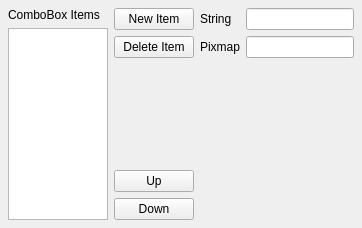
              <widget class="QWidget" name="page5" >
               <layout class="QHBoxLayout" >
                <property name="margin" >
                 <number>8</number>
                </property>
                <property name="spacing" >
                 <number>6</number>
                </property>
                <item>
                 <layout class="QVBoxLayout" >
                  <property name="margin" >
                   <number>0</number>
                  </property>
                  <property name="spacing" >
                   <number>6</number>
                  </property>
                  <item>
                   <widget class="QLabel" name="label_3_2" >
                    <property name="text" >
                     <string>&lt;html>&lt;head>&lt;meta name="qrichtext" content="1" />&lt;/head>&lt;body style=" white-space: pre-wrap; font-family:MS Shell Dlg; font-weight:400; font-style:normal; text-decoration:none;">&lt;p style=" margin-top:0px; margin-bottom:0px; margin-left:0px; margin-right:0px; -qt-block-indent:0; text-indent:0px;">ComboBox Items&lt;/p>&lt;/body>&lt;/html></string>
                    </property>
                   </widget>
                  </item>
                  <item>
                   <widget class="QListWidget" name="listWidget_2" >
                    <property name="maximumSize" >
                     <size>
                      <width>100</width>
                      <height>16777215</height>
                     </size>
                    </property>
                   </widget>
                  </item>
                 </layout>
                </item>
                <item>
                 <layout class="QVBoxLayout" >
                  <property name="margin" >
                   <number>0</number>
                  </property>
                  <property name="spacing" >
                   <number>6</number>
                  </property>
                  <item>
                   <widget class="QPushButton" name="pushButton_5" >
                    <property name="text" >
                     <string>New Item</string>
                    </property>
                   </widget>
                  </item>
                  <item>
                   <widget class="QPushButton" name="pushButton_2_2" >
                    <property name="text" >
                     <string>Delete Item</string>
                    </property>
                   </widget>
                  </item>
                  <item>
                   <spacer>
                    <property name="orientation" >
                     <enum>Qt::Vertical</enum>
                    </property>
                    <property name="sizeHint" >
                     <size>
                      <width>20</width>
                      <height>40</height>
                     </size>
                    </property>
                   </spacer>
                  </item>
                  <item>
                   <widget class="QPushButton" name="pushButton_3_2" >
                    <property name="text" >
                     <string>Up</string>
                    </property>
                   </widget>
                  </item>
                  <item>
                   <widget class="QPushButton" name="pushButton_4_2" >
                    <property name="text" >
                     <string>Down</string>
                    </property>
                   </widget>
                  </item>
                 </layout>
                </item>
                <item>
                 <layout class="QVBoxLayout" >
                  <property name="margin" >
                   <number>0</number>
                  </property>
                  <property name="spacing" >
                   <number>6</number>
                  </property>
                  <item>
                   <layout class="QGridLayout" >
                    <property name="margin" >
                     <number>0</number>
                    </property>
                    <property name="spacing" >
                     <number>6</number>
                    </property>
                    <item row="0" column="0" >
                     <widget class="QLabel" name="label_4_2" >
                      <property name="text" >
                       <string>&lt;html>&lt;head>&lt;meta name="qrichtext" content="1" />&lt;/head>&lt;body style=" white-space: pre-wrap; font-family:MS Shell Dlg; font-weight:400; font-style:normal; text-decoration:none;">&lt;p style=" margin-top:0px; margin-bottom:0px; margin-left:0px; margin-right:0px; -qt-block-indent:0; text-indent:0px;">String&lt;/p>&lt;/body>&lt;/html></string>
                      </property>
                     </widget>
                    </item>
                    <item row="1" column="1" >
                     <widget class="QLineEdit" name="lineEdit_6_2" />
                    </item>
                    <item row="0" column="1" >
                     <widget class="QLineEdit" name="lineEdit_5_2" />
                    </item>
                    <item row="1" column="0" >
                     <widget class="QLabel" name="label_5_2" >
                      <property name="text" >
                       <string>&lt;html>&lt;head>&lt;meta name="qrichtext" content="1" />&lt;/head>&lt;body style=" white-space: pre-wrap; font-family:MS Shell Dlg; font-weight:400; font-style:normal; text-decoration:none;">&lt;p style=" margin-top:0px; margin-bottom:0px; margin-left:0px; margin-right:0px; -qt-block-indent:0; text-indent:0px;">Pixmap&lt;/p>&lt;/body>&lt;/html></string>
                      </property>
                     </widget>
                    </item>
                   </layout>
                  </item>
                  <item>
                   <spacer>
                    <property name="orientation" >
                     <enum>Qt::Vertical</enum>
                    </property>
                    <property name="sizeHint" >
                     <size>
                      <width>20</width>
                      <height>40</height>
                     </size>
                    </property>
                   </spacer>
                  </item>
                 </layout>
                </item>
               </layout>
               <widget class="QWidget" native="1" name="widget_9" >
                <property name="geometry" >
                 <rect>
                  <x>9</x>
                  <y>9</y>
                  <width>351</width>
                  <height>193</height>
                 </rect>
                </property>
               </widget>
              </widget>
